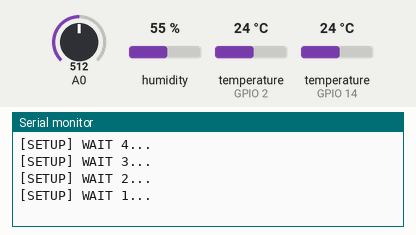
Recording of a sketch running on a simulated ESP8266 (NodeMCU). Parts: the last lines printed to the serial monitor. The test bench sets the inputs (shaded band); at power-on: humidity 55 %, temperature (sensors on GPIO 2, GPIO 14) 24 °C, A0 = 512. WiFi joins after 1.5 s; servers stay silent unless stated; uploads are accepted with an empty reply.

Above: at 5.2 s.
5.3 s: humidity set to 22 %
At 7.1 s:
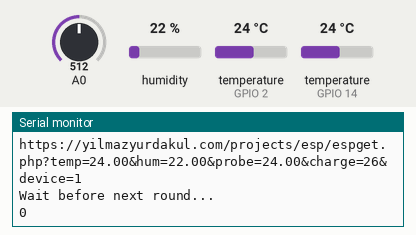
7.8 s: temperature (sensor on GPIO 2) set to 12 °C
At 8.41 s:
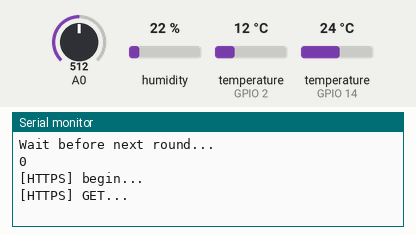
9.3 s: A0 set to 716
At 10.0 s:
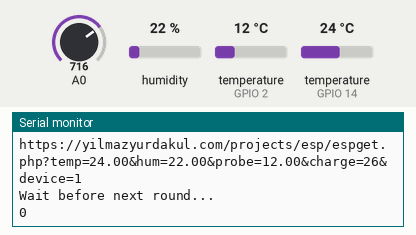
10.8 s: temperature (sensor on GPIO 14) set to 12 °C
At 12.0 s:
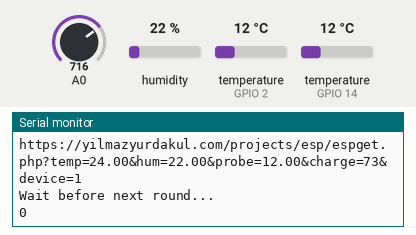
12.3 s: temperature (sensor on GPIO 2) set to 19 °C
At 13.0 s:
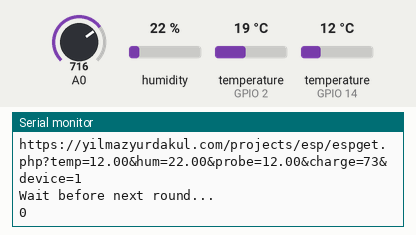
13.8 s: A0 set to 992
At 15.0 s:
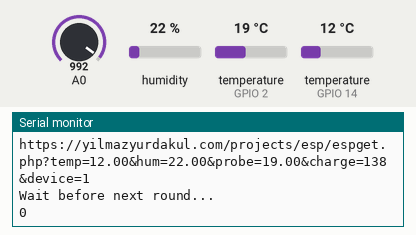
Timing chart, 0 to 16.3 s (numbered marks = the images above; inputs shaded):
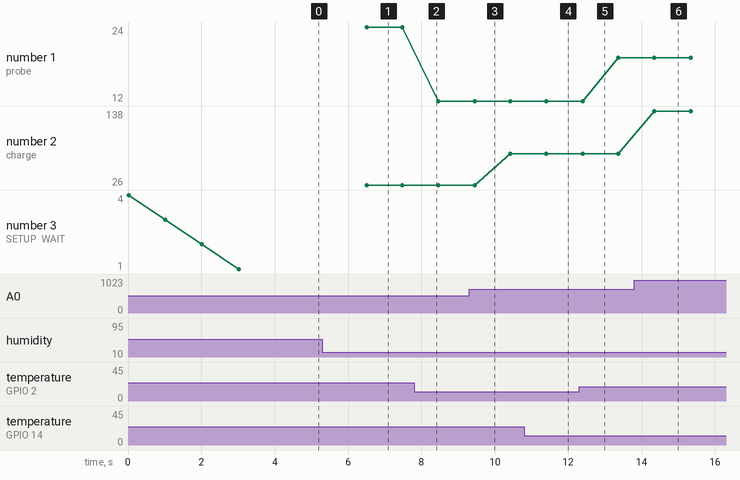

Measured:
- after the input at 5.3 s, the serial monitor: prints a new line after 1.2 s (image 1)
- after the input at 13.8 s, the serial monitor: prints a new line after 0.54 s (image 6)
- plotted number 1: 24 → 12 after the input at 7.8 s, 12 → 19 after the input at 12.3 s
- plotted number 2: 26 → 73 after the input at 9.3 s, 73 → 138 after the input at 13.8 s

The sketch:

esp8266_code.ino
```cpp
#include <ESP8266WiFi.h>
#include <ESP8266WebServer.h>
#include "DHT.h"

#include <OneWire.h>
#include <DallasTemperature.h>
#define ONE_WIRE_BUS 2
OneWire oneWire(ONE_WIRE_BUS);
DallasTemperature sensors(&oneWire);

#define DHTTYPE DHT11   // DHT 11

// DHT Sensor
uint8_t DHTPin = 14;

// Initialize DHT sensor.
DHT dht(DHTPin, DHTTYPE);

float Temperature;
float Humidity;
float Probe;
int Charge;
int delayTime;
String device = "1";

#include <Arduino.h>
#include <ESP8266WiFi.h>
#include <ESP8266WiFiMulti.h>

#include <ESP8266HTTPClient.h>
#include <WiFiClientSecureBearSSL.h>
// Fingerprint for demo URL, expires on June 2, 2019, needs to be updated well before this date
// const uint8_t fingerprint[20] = {0x5A, 0xCF, 0xFE, 0xF0, 0xF1, 0xA6, 0xF4, 0x5F, 0xD2, 0x11, 0x11, 0xC6, 0x1D, 0x2F, 0x0E, 0xBC, 0x39, 0x8D, 0x50, 0xE0};

ESP8266WiFiMulti WiFiMulti;
String slp, st1, st2, st3, st4;

void setup() {

  pinMode(DHTPin, INPUT);

  dht.begin();
  sensors.begin();

  Serial.begin(115200);
  Serial.println();
  Serial.println();
  Serial.println();

  for (uint8_t t = 4; t > 0; t--) {
    Serial.printf("[SETUP] WAIT %d...\n", t);
    Serial.flush();
    delay(1000);
  }

  WiFi.mode(WIFI_STA);
  WiFiMulti.addAP("*****", "*******");
  WiFi.setAutoReconnect(true);
  WiFi.persistent(true);
}

void loop() {
  // wait for WiFi connection
  if ((WiFiMulti.run() == WL_CONNECTED)) {

    std::unique_ptr<BearSSL::WiFiClientSecure>client(new BearSSL::WiFiClientSecure);

    //client->setFingerprint(fingerprint);
    client->setInsecure();

    HTTPClient https;

    Temperature = dht.readTemperature(); // Gets the values of the temperature
    Humidity = dht.readHumidity(); // Gets the values of the humidity

    sensors.requestTemperatures();
    Probe = sensors.getTempCByIndex(0);

    Charge = analogRead(A0);
    Charge = map(Charge, 400, 830, 0, 100);

    String TempVal, HumVal, ProbVal, getData, Link, ChargeVal;
    TempVal = String(Temperature);   //String to interger conversion
    HumVal = String(Humidity);
    ProbVal = String(Probe);
    ChargeVal = String(Charge);

    //GET Data
    getData = "?temp=" + TempVal + "&hum=" + HumVal + "&probe=" + ProbVal + "&charge=" + ChargeVal + "&device=" + device;  //Note "?" added at front
    Link = "https://yilmazyurdakul.com/projects/esp/espget.php" + getData;

    Serial.print("[HTTPS] begin...\n");
    if (https.begin(*client, Link)) {  // HTTPS

      Serial.print("[HTTPS] GET...\n");
      // start connection and send HTTP header
      int httpCode = https.GET();

      // httpCode will be negative on error
      if (httpCode > 0) {
        // HTTP header has been send and Server response header has been handled
        Serial.printf("[HTTPS] GET... code: %d\n", httpCode);
        Serial.println(Link);
        // file found at server
        if (httpCode == HTTP_CODE_OK || httpCode == HTTP_CODE_MOVED_PERMANENTLY) {
          String payload = https.getString();

          slp = payload.substring(0, 1);
          st1 = payload.substring(1, 2);
          st2 = payload.substring(2, 3);
          st3 = payload.substring(3, 4);
          st4 = payload.substring(4);
          delayTime = (st4.toInt() * 60000);

          Serial.println(slp);
          Serial.println(st1);
          Serial.println(st2);
          Serial.println(st3);
          Serial.println(st4);

          if (st1 == "1") {
            //Do something...
          } else {
            //
          }

        }
        if (slp == "1") {
          Serial.println("deep sleep");
          ESP.deepSleep(delayTime*1000);
        }
      } else {
        Serial.printf("[HTTPS] GET... failed, error: %s\n", https.errorToString(httpCode).c_str());
      }

      https.end();
    } else {
      Serial.printf("[HTTPS] Unable to connect\n");
    }
  }

  Serial.println("Wait before next round...");
  Serial.println(delayTime);
  delay(delayTime);
}
```
